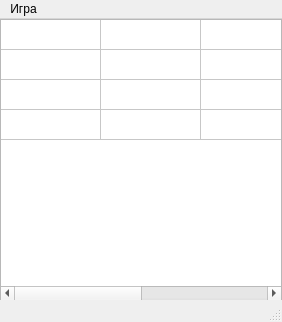
<?xml version="1.0" encoding="UTF-8"?>
<ui version="4.0">
 <class>MainWindow</class>
 <widget class="QMainWindow" name="MainWindow">
  <property name="geometry">
   <rect>
    <x>0</x>
    <y>0</y>
    <width>282</width>
    <height>322</height>
   </rect>
  </property>
  <property name="windowTitle">
   <string>MainWindow</string>
  </property>
  <widget class="QWidget" name="centralwidget">
   <widget class="QTableWidget" name="twSpots">
    <property name="geometry">
     <rect>
      <x>0</x>
      <y>0</y>
      <width>282</width>
      <height>282</height>
     </rect>
    </property>
    <property name="showGrid">
     <bool>true</bool>
    </property>
    <property name="gridStyle">
     <enum>Qt::SolidLine</enum>
    </property>
    <property name="rowCount">
     <number>4</number>
    </property>
    <property name="columnCount">
     <number>4</number>
    </property>
    <attribute name="horizontalHeaderVisible">
     <bool>false</bool>
    </attribute>
    <attribute name="verticalHeaderVisible">
     <bool>false</bool>
    </attribute>
    <row/>
    <row/>
    <row/>
    <row/>
    <column/>
    <column/>
    <column/>
    <column/>
   </widget>
  </widget>
  <widget class="QMenuBar" name="menubar">
   <property name="geometry">
    <rect>
     <x>0</x>
     <y>0</y>
     <width>282</width>
     <height>17</height>
    </rect>
   </property>
   <widget class="QMenu" name="menu">
    <property name="title">
     <string>Игра</string>
    </property>
    <addaction name="mnuNewGame"/>
    <addaction name="mnuRestart"/>
    <addaction name="mnuExit"/>
   </widget>
   <addaction name="menu"/>
  </widget>
  <widget class="QStatusBar" name="statusbar"/>
  <action name="mnuNewGame">
   <property name="text">
    <string>Новая игра</string>
   </property>
  </action>
  <action name="mnuRestart">
   <property name="text">
    <string>Повторить игру</string>
   </property>
  </action>
  <action name="mnuExit">
   <property name="text">
    <string>Выход</string>
   </property>
  </action>
 </widget>
 <resources/>
 <connections/>
</ui>
